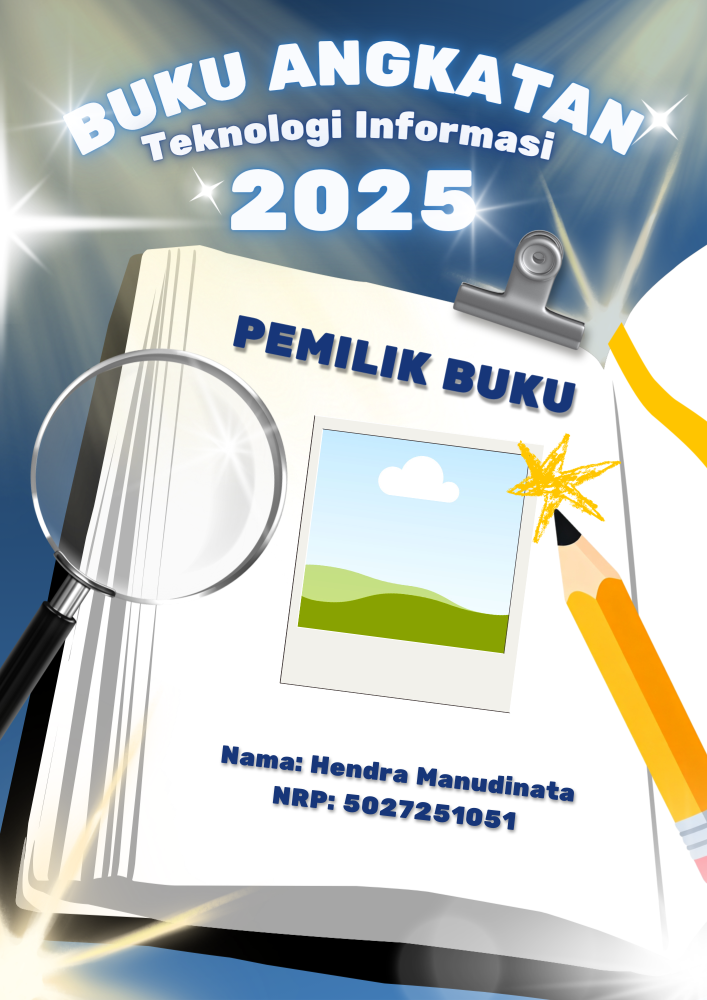
#> input picture img/1.png, 1414 x 2000 px (shown at 1/2 size)
$ python -i gen.py   (imports and definitions only)
#> lines starting #> are read from the running program, lines starting #| are printed output that depends on the picture
import os, shutil
from PIL import Image, ImageDraw, ImageFont, JpegImagePlugin, ImageFilter
import json
import math
import re

def draw_text_with_shadow(base_img, text, position, font, text_color="#173679"):
    # 1. Canva Parameters
    angle_deg = -31
    offset_dist = 3  # Scaled down slightly so it doesn't fly off your canvas
    blur_radius = 3   # Pillow blur radius in pixels
    opacity = 35      # 0 to 100 scale

    # Calculate exact X and Y pixel offsets using trigonometry
    angle_rad = math.radians(angle_deg)
    # Pillow's Y-axis goes down, so we subtract the Y offset
    x_offset = int(offset_dist * math.cos(angle_rad))
    y_offset = int(offset_dist * math.sin(angle_rad))

    # 2. Create a blank transparent layer just for the shadow
    shadow_layer = Image.new('RGBA', base_img.size, (0, 0, 0, 0))
    shadow_draw = ImageDraw.Draw(shadow_layer)

    # Convert 41% opacity to a 0-255 Alpha value
    alpha = int((opacity / 100.0) * 255)
    shadow_color = (0, 0, 0, alpha)

    # Draw the shadow text shifted by our calculated offset
    shadow_pos = (position[0] + x_offset, position[1] - y_offset)
    # shadow_draw.text(shadow_pos, text, font=font, fill=shadow_color)
    shadow_draw.text(shadow_pos, text, font=font, fill=shadow_color, stroke_width=0.09, stroke_fill=shadow_color)

    # 3. Apply the Gaussian Blur to the shadow layer
    shadow_layer = shadow_layer.filter(ImageFilter.GaussianBlur(blur_radius))

    # 4. Paste the blurred shadow onto the main image
    # The third argument acts as a transparency mask
    base_img.paste(shadow_layer, (0, 0), shadow_layer)

    # 5. Draw the crisp, main text exactly where it was requested
    main_draw = ImageDraw.Draw(base_img)
    # main_draw.text(position, text, font=font, fill=text_color)
    main_draw.text(position, text, font=font, fill=text_color, stroke_width=0.09, stroke_fill=text_color)

# [2 lines not run here, left out]

# Base coordinates for Student 1
coords = [
    [830, 230], # Nama
    [845, 295], # Nama Panggilan
    [680, 355], # NRP
    [930, 417], # Tempat, Tanggal Lahir
    [750, 483], # Asal Kota
]

global_mhs_idx = 0

def process_images_to_pdf(image_data, output_pdf_path):
    # Tell Python to use the variable defined outside the function
    global global_mhs_idx

    images_for_pdf = []
    my_font = ImageFont.truetype("Montserrat-Regular.ttf", 28)

    for idx, img_path in enumerate(image_data):
        if not os.path.exists(img_path):
            continue

        print(f"Processing {img_path}...")

        img = Image.open(img_path)
        if idx > 0: # Skip the first image since it doesn't have text to overlay
            draw = ImageDraw.Draw(img)

            # Loop for the 3 students on this specific page
            for i in range(3):
                # Safety check: Stop if we run out of students in the JSON early
                if global_mhs_idx >= len(data):
                    break

                print(f"  Adding text for student {global_mhs_idx + 1} (NRP: {data[global_mhs_idx]['NRP']})")

                # X-Y Gap
                block_x_offset = [0, 20, 55]
                block_y_offset = [0, 636, 1265]

                keys = ["Nama", "Nama Panggilan", "NRP", "Tempat, Tanggal Lahir", "Asal Kota"]

                for idx, text_key in enumerate(keys):
                    base_x = coords[idx][0]
                    base_y = coords[idx][1]

                    # Apply the offset to the base Y coordinate safely
                    actual_x = base_x + block_x_offset[i]
                    actual_y = base_y + block_y_offset[i]

                    # draw.text((base_x, actual_y), data[global_mhs_idx][text_key], fill="#173679", font=my_font)
                    draw_text_with_shadow(
                        base_img=img,
                        text=data[global_mhs_idx][text_key],
                        position=(actual_x, actual_y),
                        font=my_font
                    )

                # Move to the next student in the JSON
                global_mhs_idx += 1

            if img.mode in ('RGBA', 'P'):
                img = img.convert('RGB')

        images_for_pdf.append(img)

    if images_for_pdf:
        images_for_pdf[0].save(
            output_pdf_path,
            save_all=True,
            append_images=images_for_pdf[1:]
        )
        print(f"Success! Created {output_pdf_path} with {len(images_for_pdf)} pages.")
    else:
        print("No images were successfully processed.")

# Copy img/ to processed_img/
# shutil.rmtree("processed_img", ignore_errors=True)
# shutil.copytree("img", "processed_img", dirs_exist_ok=True)

def extract_number(filename):
    match = re.search(r'\d+', filename)
    return int(match.group()) if match else 0

dir_path = "img"
all_images = [
    os.path.join(dir_path, filename)
    for filename in sorted(os.listdir(dir_path), key=extract_number)
    if filename.lower().endswith(('.png', '.jpg', '.jpeg'))
]

# [1 line not run here, left out]

>>> import cv2
>>> picture = cv2.imread('img/1.png', cv2.IMREAD_GRAYSCALE)
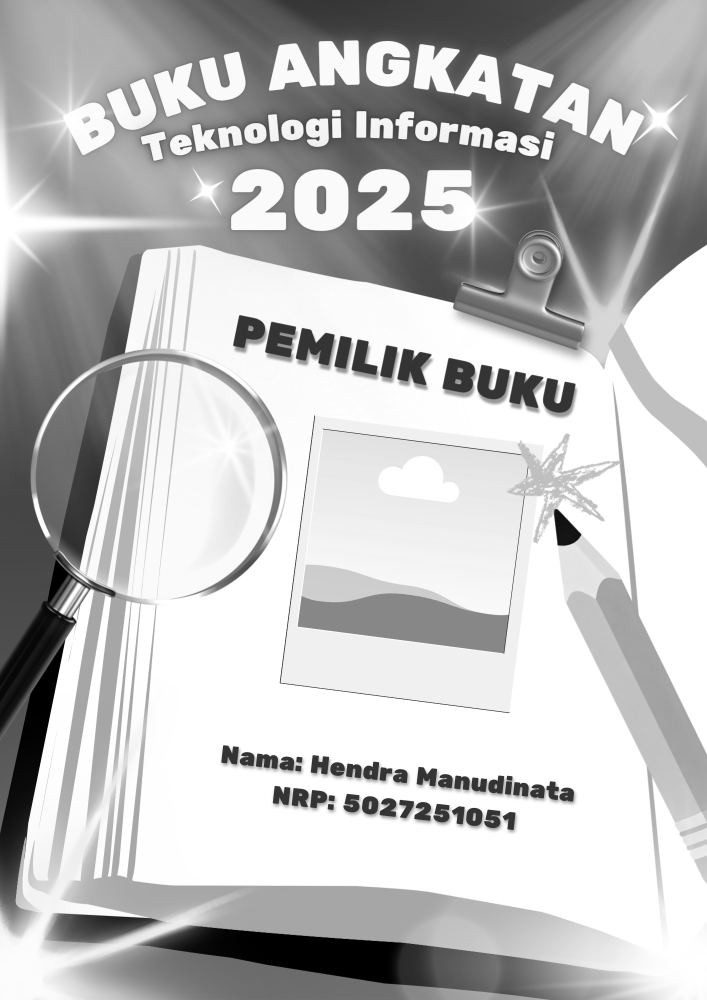
#> picture: shape (2000, 1414) (shown at 1/2 size); min 0, max 255, mean 189.8
>>> result = process_images_to_pdf(picture, 'out.png')
